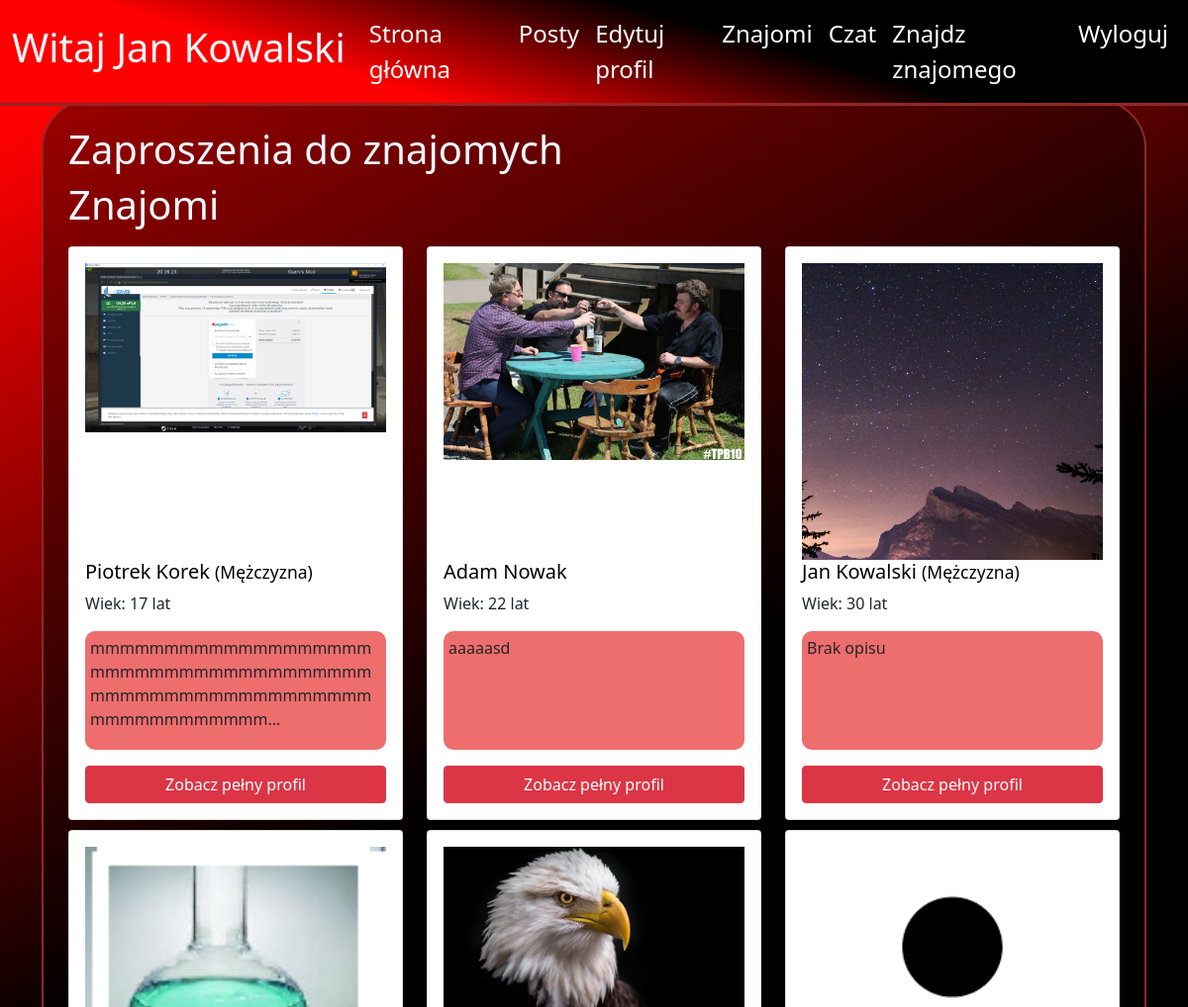
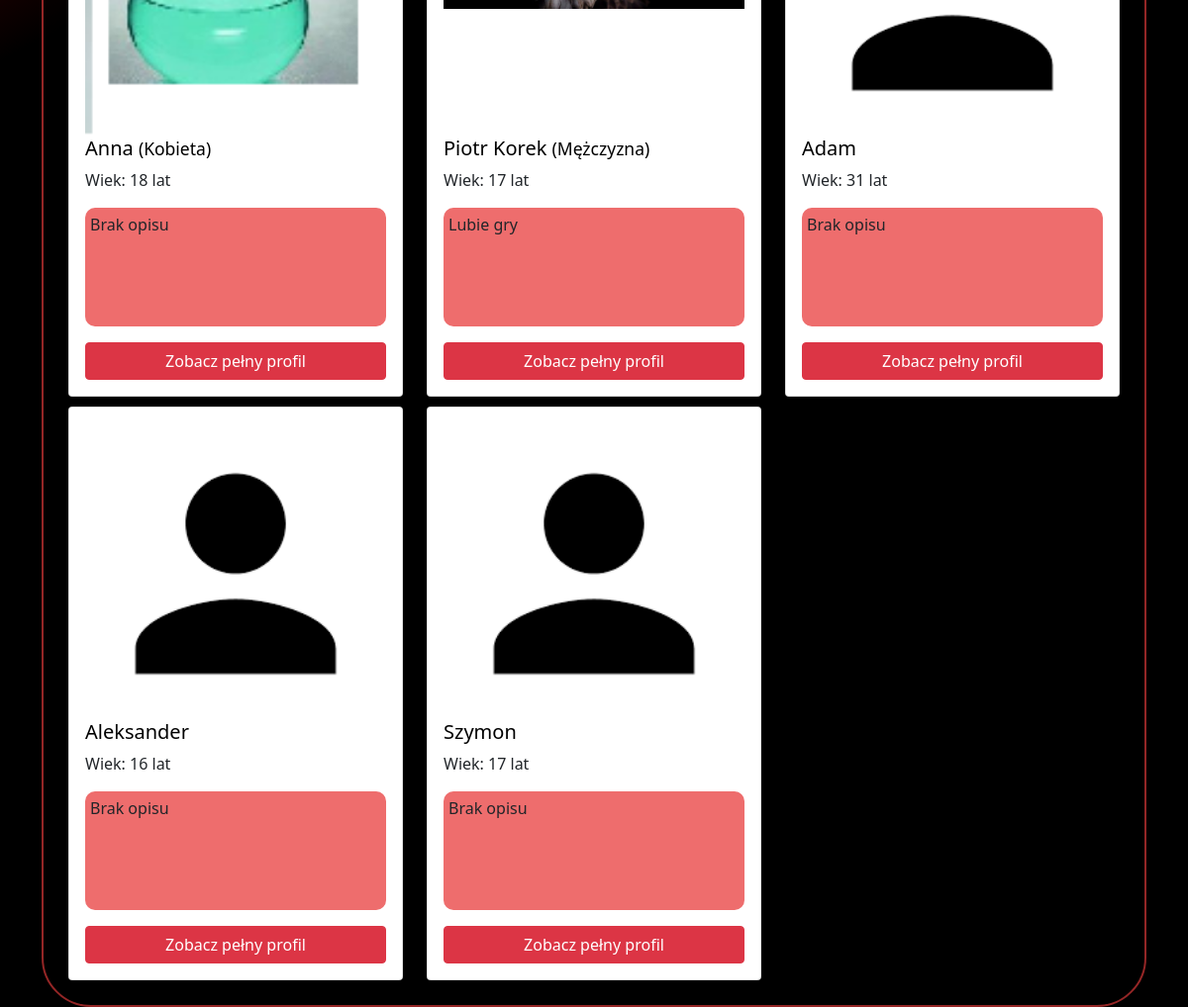
The app's page /profile/friend_list/8 (signed in) with its own data (2 pictures, top to bottom).
### blog/models.py (models this page shows, shortened)
class Profile(models.Model):
    user = models.OneToOneField(User, null=True, on_delete=models.CASCADE)
    birth_date = models.DateField(blank=True,null=True)
    description = models.TextField(blank=True,null=True)
    first_name = models.CharField(blank=True, null=True, max_length=40)
    last_name = models.CharField(blank=True, null=True, max_length=40)
    country = models.CharField(blank=True, null=True, max_length=40)
    city = models.CharField(blank=True, null=True, max_length=40)
    height = models.DecimalField(blank=True,null=True, decimal_places=0, max_digits=120)
    weight = models.DecimalField(blank=True,null=True, decimal_places=0, max_digits=120)
    gender = models.CharField(blank=True,null=True, max_length=222)
    friends = models.ManyToManyField('self', blank=True)
    images = models.ManyToManyField("ProfileImage", related_name='+',blank=True)
    chats = models.ManyToManyField("ChatBox", related_name='+',blank=True)
    posts = models.ManyToManyField("Post", related_name='+',blank=True)
    def get_age(self):
        import datetime
        age = int((datetime.date.today() - self.birth_date).days/365.25)
        return age
    def get_name(self):
        if self.first_name and self.last_name:
            return str(str(self.first_name)+" "+str(self.last_name)) #+" ("+str(self.user.username)+")"
        elif self.first_name:
            return self.first_name
        else:
            return self.user.username

### blog/views.py (the view)
# urls.py: path("profile/friend_list/<int:pk>", views.FriendListView.as_view(), name="friend_list"),
class FriendListView(View):
    def get(self, request, pk):
        profile = get_object_or_404(Profile, pk=pk)
        if not profile == request.user.profile:
            return redirect('auth_error')
        friend_requests = FriendInvitation.objects.all().filter(profile_to=profile)
        for friend_request in friend_requests:
            friend_request.displayed = True
        friends_id = []
        for friend in profile.friends.all():
            friends_id.append(friend.id)
        context={
            'profile':profile,
            'friend_requests':friend_requests,
            'friends_id':friends_id,
        }
        return render(request, 'blog/friends_list.html', context)

### blog/templates/blog/friends_list.html (shortened to what this page needs)
{% extends "blog/base.html"%}
{% load static %}
{%block content%}
<div class="container background_v1" >
<h1>Zaproszenia do znajomych</h1>
<h1>Znajomi</h1>
<div class="row">
    {%for profile in profile.friends.all%}
    <div class="col-sm-12 col-md-4">
                <div class="card main_page_card" style="margin-top: 10px;">
                    <div class="card-body">
                    {% if profile.images%}
                    <div style="width: 100%; position:relative;">
                        {%for image in profile.images.all %}
                            {% if forloop.last %}
                                <div class="fake_box"> </div>
                                <br />
                            {%endif%}
                        {%empty%}
                            <div class="fake_box"> </div>
                            <br />
                        {%endfor%}
                    </div>
                    {%endif%}
                    <h5 class="card-title">
                    {{profile.get_name}}
                    {% if not profile.gender == None%}
                    <small>({{profile.gender}})</small>
                    {%endif%}
                    </h5>
                    <p class="card-text">Wiek: {{profile.get_age}} lat</p>
                    <p class="card-text main_page_desc" >
                    {% if profile.description %}
                        {{profile.description|truncatechars:70}}
                        {% else %}
                        Brak opisu
                    {%  endif   %}
                    </p>
                    <a href="{%url 'profile' profile.id%}" class="btn btn-danger">Zobacz pełny profil</a>
                    </div>
                </div>
            </div>
    {% empty %}
        <span style="color:white;">
            Nie masz jeszcze żadnych dodanych znajomych
        </span>
    {%endfor%}
</div>
</div>
{% endblock %}

### blog/templates/blog/base.html (shortened to what this page needs)
{% load static %}
<!doctype html>
<html lang="en">
  <head>
    <link href="https://cdn.jsdelivr.net/npm/bootstrap@5.0.0-beta1/dist/css/bootstrap.min.css" rel="stylesheet">
    <link rel ="stylesheet" href="{% static 'style.css' %}">
  </head>
  <body>
    <nav class="navbar navbar-expand-lg navbar-dark bg-light">
  <div class="container-fluid">
    <a class="navbar-brand" href="#"><h1>Witaj {{user.profile.get_name}}</h1></a>
    <div class="collapse navbar-collapse" id="navbarSupportedContent">
      <ul class="navbar-nav me-auto mb-2 mb-lg-0">
        {% if user.is_authenticated%}
        <li class="nav-item ">
          <a class="nav-link" href="{% url 'mainpage' %}">Strona główna</a>
        </li>
        <li class="nav-item ">
          <a class="nav-link" href="{% url 'posts' %}">Posty</a>
        </li>
        <li class="nav-item ">
          <a class="nav-link" href="{% url 'profile' user.profile.id %}">Edytuj profil</a>
        </li>
        <li class="nav-item ">
          <a class="nav-link" href="{% url 'friend_list' user.profile.id %}">
            {% if not new_friend_request == 0%}
              Znajomi
            {%else%}
              Znajomi
            {%endif%}
          </a>
        </li>
        <li class="nav-item ">
          <a class="nav-link" href="{% url 'all_chats' %}">Czat
          </a>
        </li>
         <li class="nav-item ">
          <a class="nav-link" href="{% url 'find_friend'%}">Znajdz znajomego</a>
        </li>
        <li class="nav-item ">
          <a class="nav-link" href="{% url 'logout' %}">Wyloguj</a>
        </li>
         {%endif%}
      </ul>
    </div>
  </div>
</nav>
    <div class="main_content">
      <div class="container">
    {%block content%}
    {% endblock %}
      </div>
    </div>
  </body>
</html>

### static/style.css (style rules this page uses)
* { box-sizing: border-box; margin:0; padding:0; }
:root { --ramka: rgb(148, 38, 38); }
nav { background: rgb(255,0,0); background: linear-gradient(16deg, rgba(255,0,0,1) 29%, rgba(0,0,0,1) 63%, rgba(0,0,0,1) 100%); border-bottom: var(--ramka) solid 3px; }
body { background-repeat: no-repeat; background-size: cover; background: black; }
.navbar { position: fixed; top:0; z-index: 555; width: 100%; }
h1,h2,h3,h4,h5 { color:aliceblue; }
nav .navbar-nav li a { color: white !important; font-size: 1.5em; }
.main_content { padding-top: 100px; min-height: 800px; background: rgb(255,0,0); background: linear-gradient(151deg, rgba(255,0,0,1) 5%, rgba(0,0,0,1) 40%, rgba(0,0,0,1) 100%); }
.card-title { color:black !important; }
.main_page_card { width: 100%; }
.background_v1 { border: solid 2px var(--ramka); border-radius: 50px; padding: 25px; background-color:rgba(0, 0, 0, 0.4); min-height: 700px; }
.fake_box { width:300px; height: 276px; }
.main_page_desc { background-color: rgb(238, 109, 109)!important; border-radius: 10px; padding:5px; height:120px; }
.btn { width:100%; }

### records on screen
Profile: get_name "Piotrek Korek", gender "Mężczyzna", get_age "17", description "mmmmmmmmmmmmmmmmmmmmmmmmmmmmmmmmmmmmmmmmmmmmmmmmmmmmmmmmmmmmmmmmmmmmm…"
Profile: get_name "Adam Nowak", get_age "22", description "aaaaasd"
Profile: get_name "Jan Kowalski", gender "Mężczyzna", get_age "30", description "Brak opisu"
Profile: get_name "Anna", gender "Kobieta", get_age "18", description "Brak opisu"
Profile: get_name "Piotr Korek", gender "Mężczyzna", get_age "17", description "Lubie gry"
Profile: get_name "Adam", get_age "31", shows "Brak opisu"
Profile: get_name "Aleksander", get_age "16", shows "Brak opisu"
Profile: get_name "Szymon", get_age "17", shows "Brak opisu"

### other values on screen
{{ user.profile.get_name }} "Jan Kowalski"
